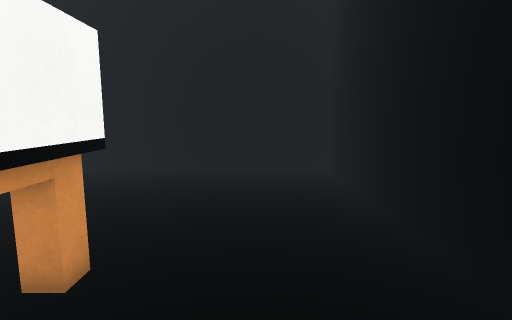
View 1 (above)

24 first-person views from a walk through a Unity game level. The camera is 1.5 m above the floor, tilts 8° down and sees 80° across. The floor is counted in squares, 0.5 m on a side. Each view is taken from the middle of a square. On the plan, view 1 faces up. The plan holds only what a view shows up to about 20 squares ahead; the rest is blank. The player is left out. Some surface patterns are stand-ins.

View 2
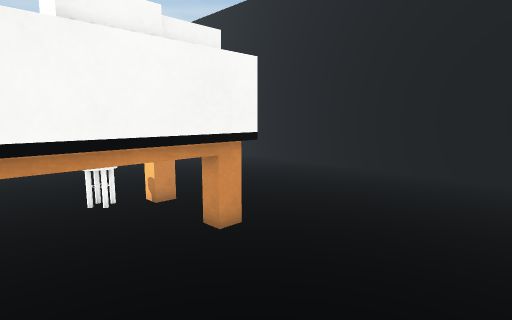

View 3
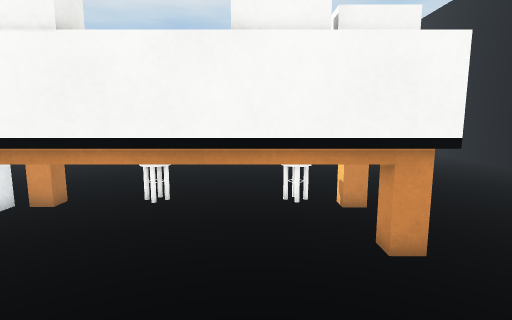

View 4
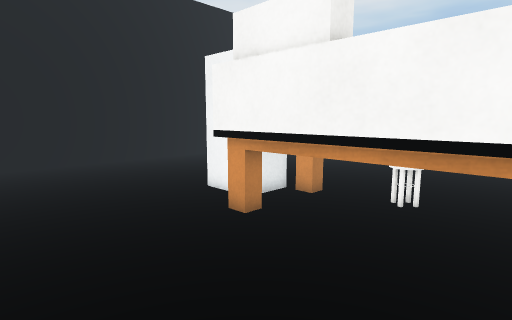

View 5
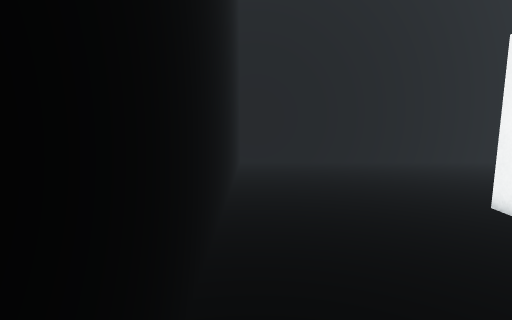

View 6
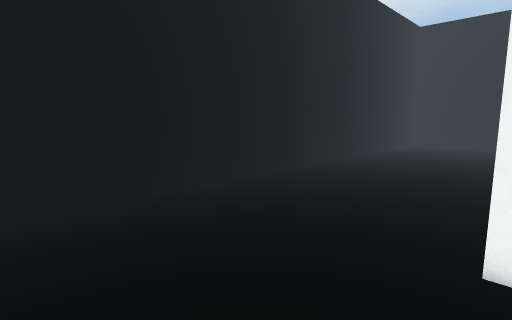

View 7
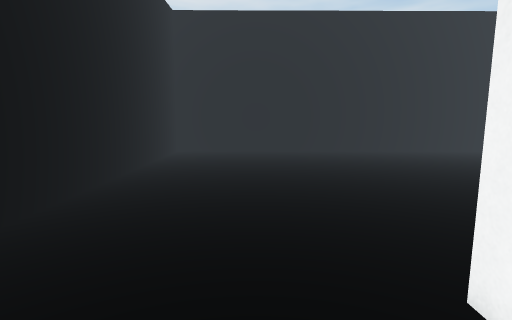

View 8
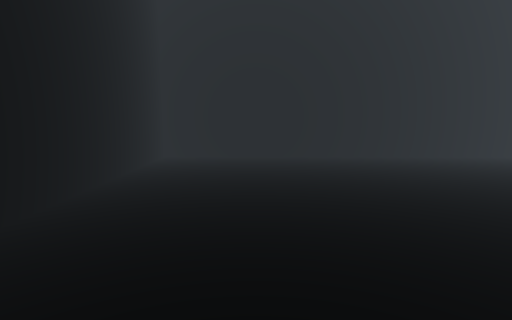

View 9
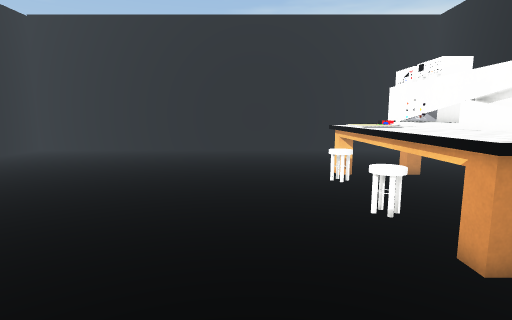

View 10
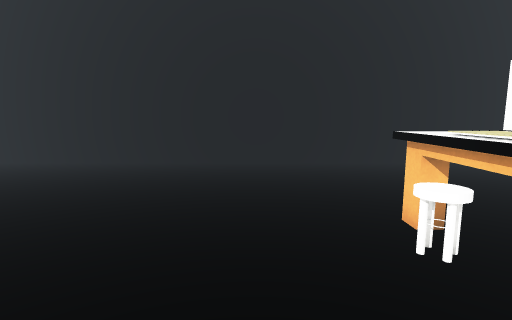

View 11
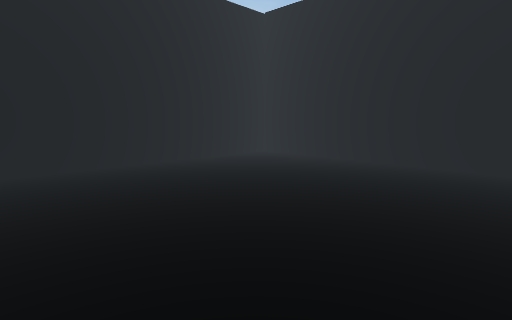

View 12
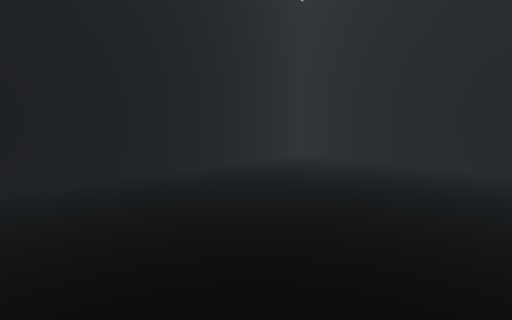

View 13
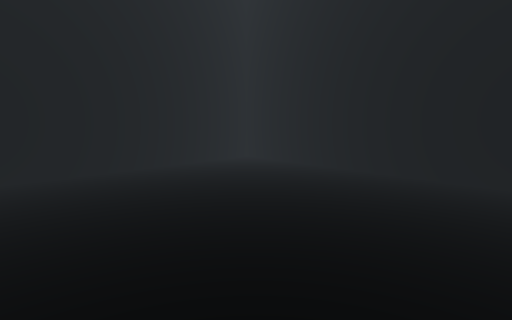

View 14
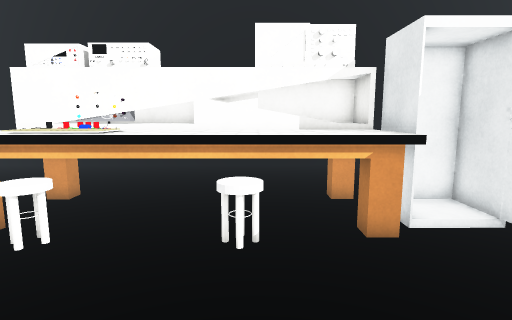

View 15
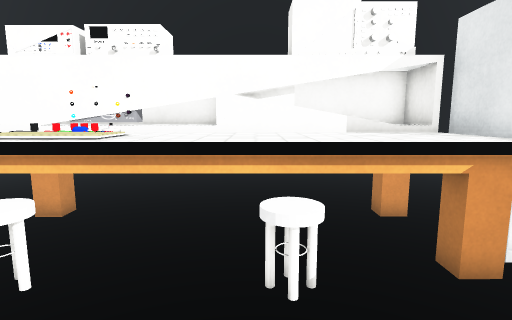

View 16
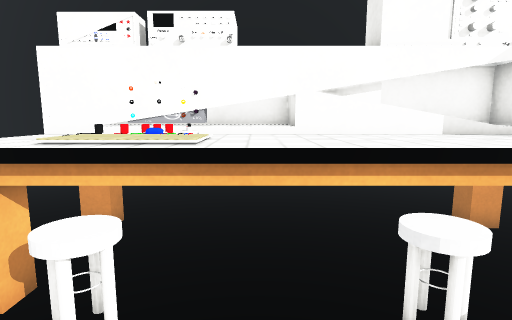

View 17
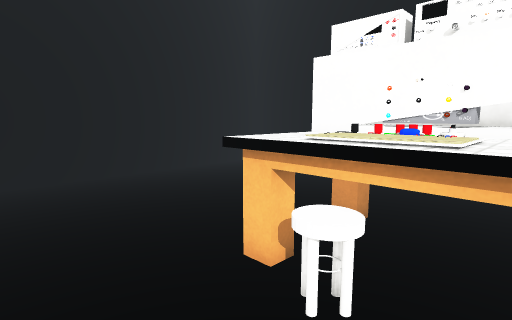

View 18
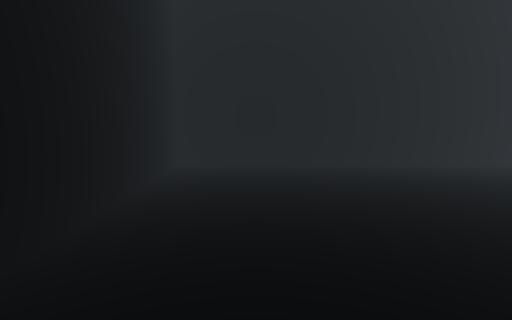

View 19
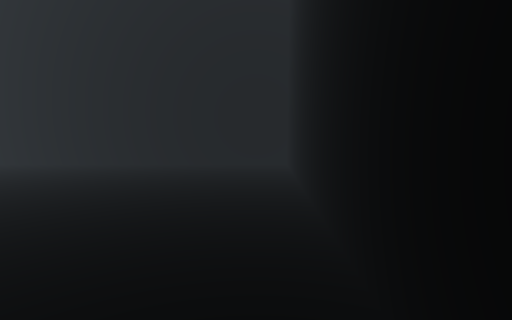

View 20
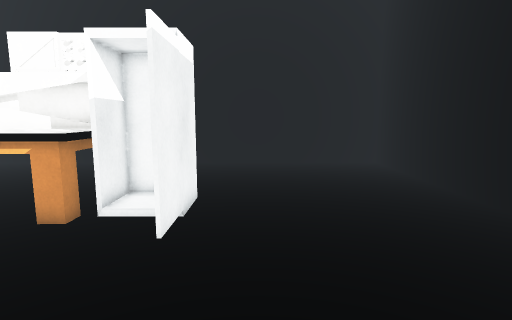

View 21
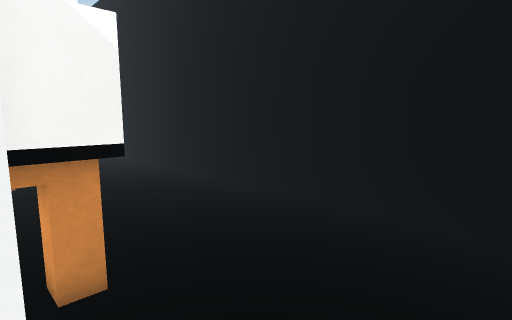

View 22
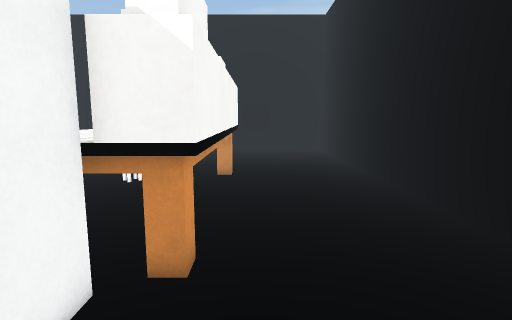

View 23
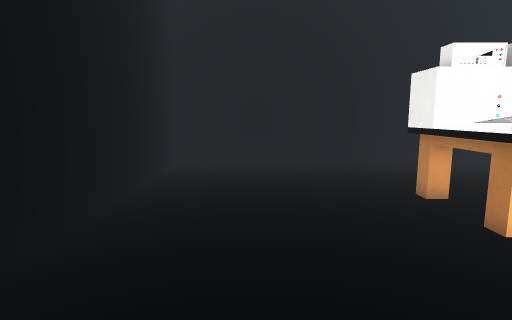

View 24
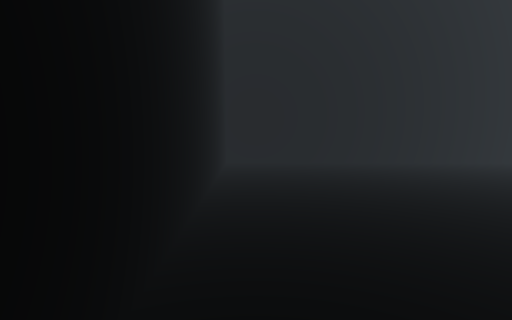

### Floor plan
Key: @ floor where view 1 was taken; # wall or solid block; . floor; O other object.
Columns run from 32 left of view 1 to 4 right of it. Each row starts with its distance up from view 1.
 17 #####################################
 16 #...................................#
 15 #...................................#
 14 #...................................#
 13 #...................................#
 12 #...................................#
 11 #...................................#
 10 #...................................#
  9 #...................................#
  8 #...................................#
  7 #...................................#
  6 #.......................OOOOOO......#
  5 #.......................OOOOOO......#
  4 #.......................OOOO O......#
  3 #.......................OOOO O......#
  2 #.......................OOOOOO......#
  1 #.......................OOOOOO......#
  0 #.......................OOOOOO..@...#
 -1 #.......................OOOOOO......#
 -2 #.......................OOOOOO......#
 -3 #.......................OOOO O......#
 -4 #.......................OOOO O......#
 -5 #.......................OOOOOO......#
 -6 #.......................OOOOOO......#
 -7 #......................... .........#
 -8 #......................... .........#
 -9 #...................................#
-10 #...................................#
-11 #...................................#
-12 #...................................#
-13 #...................................#
-14 #...................................#
-15 #...................................#
-16 #...................................#
-17 #...................................#
-18 #...................................#
-19 #####################################

Where each view was taken, in squares from view 1:
view 1: 0 up, 0 right, facing up
view 2: 0 up, 3 right, facing up-left
view 3: 2 up, 3 right, facing left
view 4: 2 up, 3 right, facing down-left
view 5: 1 up, 3 right, facing down
view 6: 8 down, 2 right, facing down-left
view 7: 12 down, 5 left, facing left
view 8: 12 down, 9 left, facing left
view 9: 11 down, 12 left, facing up
view 10: 3 down, 12 left, facing up
view 11: 3 down, 13 left, facing up-left
view 12: 3 down, 17 left, facing up-left
view 13: 2 down, 16 left, facing down-left
view 14: 2 down, 15 left, facing right
view 15: 1 down, 13 left, facing right
view 16: 1 up, 12 left, facing right
view 17: 1 up, 12 left, facing up-right
view 18: 2 down, 27 left, facing up
view 19: 0 up, 30 left, facing down
view 20: 11 down, 16 left, facing right
view 21: 11 down, 5 left, facing up-right
view 22: 11 down, 2 left, facing up
view 23: 12 up, 15 left, facing right
view 24: 17 down, 12 left, facing left
